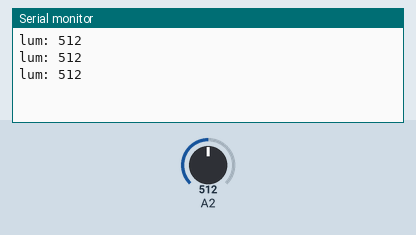
The sketch below on a simulated Arduino Uno, built with avr-gcc and run on an emulated ATmega328P. Shown: the last lines printed to the serial monitor. The inputs (shaded band) are chosen by the test bench; at power-on: A2 = 512.

Above: at 1.3 s.
1.4 s: A2 set to 716
At 1.9 s:
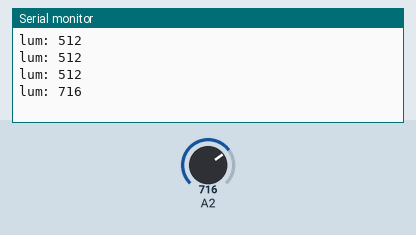
2.9 s: A2 set to 900
At 3.4 s:
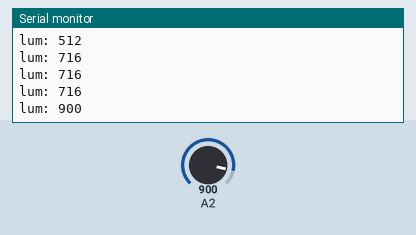
Timing chart, 0 to 5.9 s (numbered marks = the images above; inputs shaded):
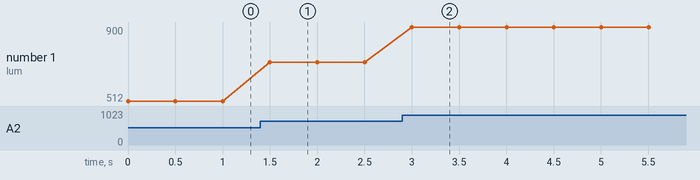

The sketch:

Photoresistance_Code.ino
```cpp
#define PHORORESISTOR_PIN A1

void setup(){
    pinMode(A2, INPUT);
    Serial.begin(9600);
}

void loop(){
    Serial.print("lum: ");
    Serial.println(analogRead(A2));
    delay(500);
}
```

Measured:
- after the input at 1.4 s, the serial monitor: prints a new line after 0.10 s (image 1)
- after the input at 2.9 s, the serial monitor: prints a new line after 0.10 s (image 2)
- plotted number 1: 512 → 716 after the input at 1.4 s, 716 → 900 after the input at 2.9 s
